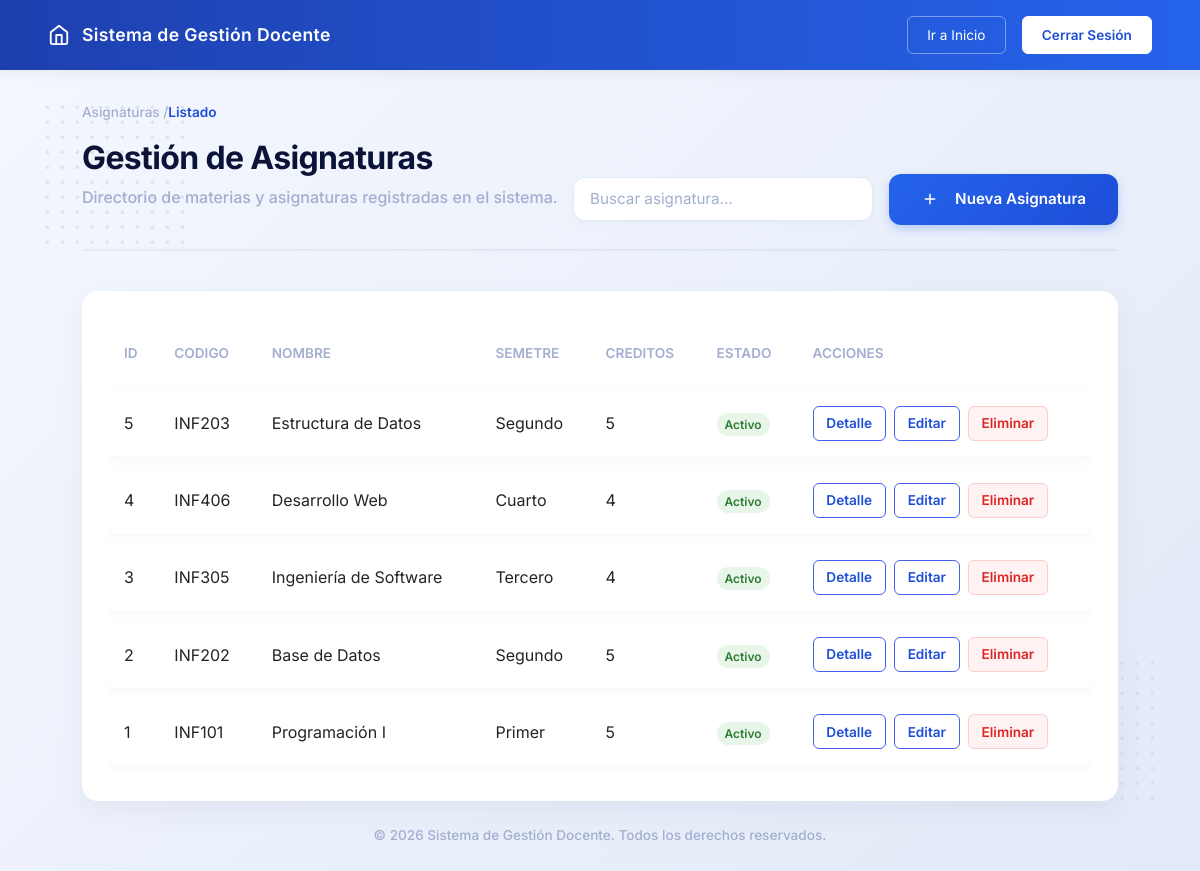
The page /routes/asignaturas.php on the database its author committed.
### tables this page shows
CREATE TABLE asignaturas (
    id_asignatura INT(11) NOT NULL AUTO_INCREMENT,
    codigo VARCHAR(20) NOT NULL,
    nombre VARCHAR(100) NOT NULL,
    semestre ENUM(
        'Primer',
        'Segundo',
        'Tercero',
        'Cuarto',
        'Quinto',
        'Sexto',
        'Septimo',
        'Octavo',
        'Noveno',
        'Decimo'
    ) NOT NULL,
    creditos INT(2) NOT NULL,
    fecha_modificacion TIMESTAMP NOT NULL DEFAULT CURRENT_TIMESTAMP,
    fecha_creacion TIMESTAMP NOT NULL DEFAULT CURRENT_TIMESTAMP,
    estado ENUM('activo','inactivo') NOT NULL DEFAULT 'activo',

    PRIMARY KEY(id_asignatura),
    UNIQUE KEY uk_asignatura_codigo(codigo)
);

### app/controladores/AsignaturaControlador.php (called while the page is built, shortened)
<?php
require_once __DIR__ . '/../modelos/AsignaturaModelo.php';
class AsignaturaControlador
{
    private AsignaturaModelo $asignaturaModelo;
    public function __construct()
    {
        $this->asignaturaModelo = new AsignaturaModelo();
    }
    public function listar()
    {
        $asignaturas = $this->asignaturaModelo->listar();
        require_once "app/vistas/asignatura/asignatura_listado.php";
    }
}

### config/Conexion.php (called while the page is built)
<?php
class Conexion
{
    private static $conexion = null;
    public static function conectar()
    {
        if (self::$conexion == null) {
            try {
                self::$conexion = new PDO(
                    "mysql:host=localhost;port=3306;dbname=gestion_docentes_db;charset=utf8",
                    "root",
                    ""
                );
                self::$conexion->setAttribute(
                    PDO::ATTR_ERRMODE,
                    PDO::ERRMODE_EXCEPTION
                );
                self::$conexion->setAttribute(
                    PDO::ATTR_DEFAULT_FETCH_MODE,
                    PDO::FETCH_ASSOC
                );
            } catch (PDOException $e) {
                die("Error de conexión: " . $e->getMessage());
            }
        }
        return self::$conexion;
    }
}

### app/modelos/AsignaturaModelo.php (called while the page is built, shortened)
<?php
require_once 'config/Conexion.php';
class AsignaturaModelo
{
    private $conexion;
    public function __construct()
    {
        $this->conexion = Conexion::conectar();
    }
    public function listar()
    {
        $sql = "SELECT
                    id_asignatura,
                    codigo,
                    nombre,
                    semestre,
                    creditos,
                    fecha_creacion,
                    estado
                FROM asignaturas
                ORDER BY id_asignatura DESC";
        $stmt = $this->conexion->query($sql);
        return $stmt->fetchAll(PDO::FETCH_ASSOC);
    }
}

### app/vistas/asignatura/asignatura_listado.php (the view, shortened to what this page needs)
<?php
require_once __DIR__."/../layout/header.php"
?>
    <div class="dot-pattern top-left"></div>
    <main class="main-container content-align-top">
        <div class="breadcrumb" style="color: var(--text-gray); font-size: 0.85rem; margin-bottom: 1rem;">
            Asignaturas / <span style="color: var(--c-primary-main); font-weight: 600;">Listado</span>
        </div>
        <header class="section-header">
            <div>
                <h1 class="page-title">Gestión de Asignaturas</h1>
                <p class="page-subtitle">Directorio de materias y asignaturas registradas en el sistema.</p>
            </div>
            <div style="display: flex; gap: 1rem; align-items: center;">
                <div class="search-box">
                    <input type="text" id="searchInput" placeholder="Buscar asignatura...">
                </div>
                <a href="?accion=crear" class="btn-save" style="text-decoration: none;">
                    <svg width="18" height="18" viewBox="0 0 24 24" fill="none" stroke="currentColor" stroke-width="2" style="margin-right: 0.5rem;"><line x1="12" y1="5" x2="12" y2="19"></line><line x1="5" y1="12" x2="19" y2="12"></line></svg>
                    Nueva Asignatura
                </a>
            </div>
        </header>
        <div class="modern-card" style="padding: 1.5rem;">
            <div class="table-container" style="overflow-x: auto;">
                <table class="data-table" style="width: 100%; min-width: 800px; border-collapse: separate; border-spacing: 0 10px;">
                    <thead>
                        <tr>
                            <th style="padding: 1rem; color: var(--text-gray); font-weight: 600; text-transform: uppercase; font-size: 0.85rem;">ID</th>
                            <th style="padding: 1rem; color: var(--text-gray); font-weight: 600; text-transform: uppercase; font-size: 0.85rem;">Codigo</th>
                            <th style="padding: 1rem; color: var(--text-gray); font-weight: 600; text-transform: uppercase; font-size: 0.85rem;">Nombre</th>
                            <th style="padding: 1rem; color: var(--text-gray); font-weight: 600; text-transform: uppercase; font-size: 0.85rem;">Semetre</th>
                            <th style="padding: 1rem; color: var(--text-gray); font-weight: 600; text-transform: uppercase; font-size: 0.85rem;">Creditos</th>
                            <th style="padding: 1rem; color: var(--text-gray); font-weight: 600; text-transform: uppercase; font-size: 0.85rem;">Estado</th>
                            <th style="padding: 1rem; color: var(--text-gray); font-weight: 600; text-transform: uppercase; font-size: 0.85rem;">Acciones</th>
                        </tr>
                    </thead>
                    <tbody id="tablaAsignaturas">
                        <?php if (empty($asignaturas)): ?>
                            <tr>
                                <td colspan="4" style="text-align: center; padding: 2rem; color: var(--text-gray);">
                                    No hay asignaturas registradas.
                                </td>
                            </tr>
                        <?php else: ?>
                            <?php foreach ($asignaturas as $asignatura): ?>
                                <tr style="background: white; box-shadow: 0 2px 8px rgba(0,0,0,0.04); transition: transform 0.2s;">
                                    <td style="padding: 1rem; border-radius: 8px 0 0 8px;"><?= htmlspecialchars($asignatura['id_asignatura']) ?></td>
                                    <td style="padding: 1rem;"><?= htmlspecialchars($asignatura['codigo']) ?></td>
                                    <td style="padding: 1rem;"><?= htmlspecialchars($asignatura['nombre']) ?></td>
                                    <td style="padding: 1rem;"><?= htmlspecialchars($asignatura['semestre']) ?></td>
                                    <td style="padding: 1rem;"><?= htmlspecialchars($asignatura['creditos']) ?></td>
                                    <td style="padding: 1rem;">
                                        <?php if ($asignatura['estado'] === 'activo'): ?>
                                            <span style="background: #e8f5e9; color: #2e7d32; padding: 4px 8px; border-radius: 12px; font-size: 0.75rem; font-weight: 600;">Activo</span>
                                        <?php else: ?>
                                            <span style="background: #ffebee; color: #c62828; padding: 4px 8px; border-radius: 12px; font-size: 0.75rem; font-weight: 600;">Inactivo</span>
                                        <?php endif; ?>
                                    </td>
                                    <td style="padding: 1rem; border-radius: 0 8px 8px 0;">
                                        <div style="display: flex; gap: 0.5rem;">
                                            <a href="?accion=buscar&id_asignatura=<?= $asignatura['id_asignatura'] ?>" class="btn-outline" style="padding: 0.4rem 0.8rem; font-size: 0.85rem;">Detalle</a>
                                            <a href="?accion=editar&id_asignatura=<?= $asignatura['id_asignatura'] ?>" class="btn-outline" style="padding: 0.4rem 0.8rem; font-size: 0.85rem;">Editar</a>
                                            <a href="?accion=eliminar&id_asignatura=<?= $asignatura['id_asignatura'] ?>" class="btn-red" style="padding: 0.4rem 0.8rem; font-size: 0.85rem;" onclick="return confirm('¿Está seguro de eliminar esta asignatura?');">Eliminar</a>
                                        </div>
                                    </td>
                                </tr>
                            <?php endforeach; ?>
                        <?php endif; ?>
                    </tbody>
                </table>
            </div>
        </div>
    </main>
<?php require_once __DIR__."/../layout/footer.php" ?>

### public/css/style.css (style rules this page uses)
:root { --bg-gradient-start: #F4F7FE; --bg-gradient-end: #E2EAF8; --text-dark: #0B1437; --text-gray: #A3AED0; --card-bg: #FFFFFF; --border-color: #E2E8F0; --c-blue-light: #E1E9F8; --c-blue-main: #4361EE; --c-primary-light: #4A85F6; --c-primary-main: #1D4ED8; --c-teal-light: #D1FAE5; --c-teal-main: #10B981; --c-purple-light: #EDE9FE; --c-purple-main: #8B5CF6; --c-orange-light: #fef5e9; --c-orange-main: #f6975c; }
* { margin: 0; padding: 0; box-sizing: border-box; font-family: 'Inter', sans-serif; }
.home-body { background: linear-gradient(135deg, var(--bg-gradient-start) 0%, var(--bg-gradient-end) 100%); min-height: 100vh; display: flex; flex-direction: column; position: relative; }
.btn-outline { background-color: transparent; color: #FFFFFF; border: 1px solid rgba(255, 255, 255, 0.4); padding: 0.5rem 1.2rem; text-decoration: none; font-size: 0.85rem; border-radius: 6px; transition: all 0.3s ease; }
.main-container { flex: 1; width: 100%; max-width: 1100px; margin: 0 auto; padding: 0 2rem; position: relative; z-index: 10; display: flex; flex-direction: column; justify-content: center; }
.content-align-top { justify-content: flex-start !important; padding-top: 2rem !important; }
.dot-pattern { position: absolute; width: 150px; height: 150px; background-image: radial-gradient(circle, #CBD5E1 2px, transparent 2px); background-size: 15px 15px; opacity: 0.5; z-index: 1; }
.top-left { top: 100px; left: 40px; }
.breadcrumb { color: var(--text-gray); font-size: 0.85rem; margin-bottom: 0.5rem; font-weight: 500; }
.section-header { display: flex; justify-content: space-between; align-items: flex-end; margin-bottom: 2.5rem; border-bottom: 2px solid rgba(11, 20, 55, 0.05); padding-bottom: 1.5rem; }
.page-title { font-size: 2rem; font-weight: 700; color: var(--text-dark); letter-spacing: -0.02em; }
.page-subtitle { color: var(--text-gray); font-size: 1rem; font-weight: 500; }
.search-box { display: flex; align-items: center; background-color: var(--card-bg); border: 1px solid var(--c-blue-light); border-radius: 12px; padding: 0.6rem 1rem; width: 300px; box-shadow: 0 4px 6px rgba(0,0,0,0.02); transition: all 0.3s ease; }
.search-box input { border: none; outline: none; background: transparent; width: 100%; color: var(--text-dark); font-size: 0.95rem; font-family: 'Inter', sans-serif; }
.search-box input::placeholder { color: var(--text-gray); font-weight: 400; }
.btn-save { background: linear-gradient(135deg, #2563EB 0%, #1D4ED8 100%); color: white; padding: 0.9rem 2rem; border-radius: 12px; border: none; font-weight: 600; font-size: 0.95rem; display: inline-flex; align-items: center; gap: 0.5rem; cursor: pointer; transition: all 0.3s ease; box-shadow: 0 4px 10px rgba(37, 99, 235, 0.25); }
.btn-save svg { flex-shrink: 0; }
.modern-card { background: var(--card-bg); border-radius: 16px; padding: 2.5rem 1.5rem 4rem 1.5rem; text-align: center; text-decoration: none; box-shadow: 0 10px 30px rgba(11, 20, 55, 0.05); position: relative; overflow: hidden; transition: transform 0.3s ease, box-shadow 0.3s ease; border: 2px solid transparent; }
.data-table td:last-child { white-space: nowrap; padding-right: 20px; }
.data-table { width: 100%; border-collapse: collapse; }
.data-table th, .data-table td { padding: 1.2rem 1rem; text-align: left; }
.data-table .btn-outline { background-color: transparent; color: var(--c-primary-main); border: 1px solid var(--c-blue-main); font-weight: 600; }
.data-table .btn-red { background-color: #FEF2F2; color: #DC2626; border: 1px solid #FECACA; text-decoration: none; border-radius: 6px; font-weight: 600; display: inline-block; transition: all 0.2s ease; }

### rows shown on the page
asignaturas: id_asignatura "5", codigo "INF203", nombre "Estructura de Datos", semestre "Segundo", creditos "5", estado "Activo"
asignaturas: id_asignatura "4", codigo "INF406", nombre "Desarrollo Web", semestre "Cuarto", creditos "4", estado "Activo"
asignaturas: id_asignatura "3", codigo "INF305", nombre "Ingeniería de Software", semestre "Tercero", creditos "4", estado "Activo"
asignaturas: id_asignatura "2", codigo "INF202", nombre "Base de Datos", semestre "Segundo", creditos "5", estado "Activo"
asignaturas: id_asignatura "1", codigo "INF101", nombre "Programación I", semestre "Primer", creditos "5", estado "Activo"

### other values the page prints
$menu["nombre"] "Inicio"
